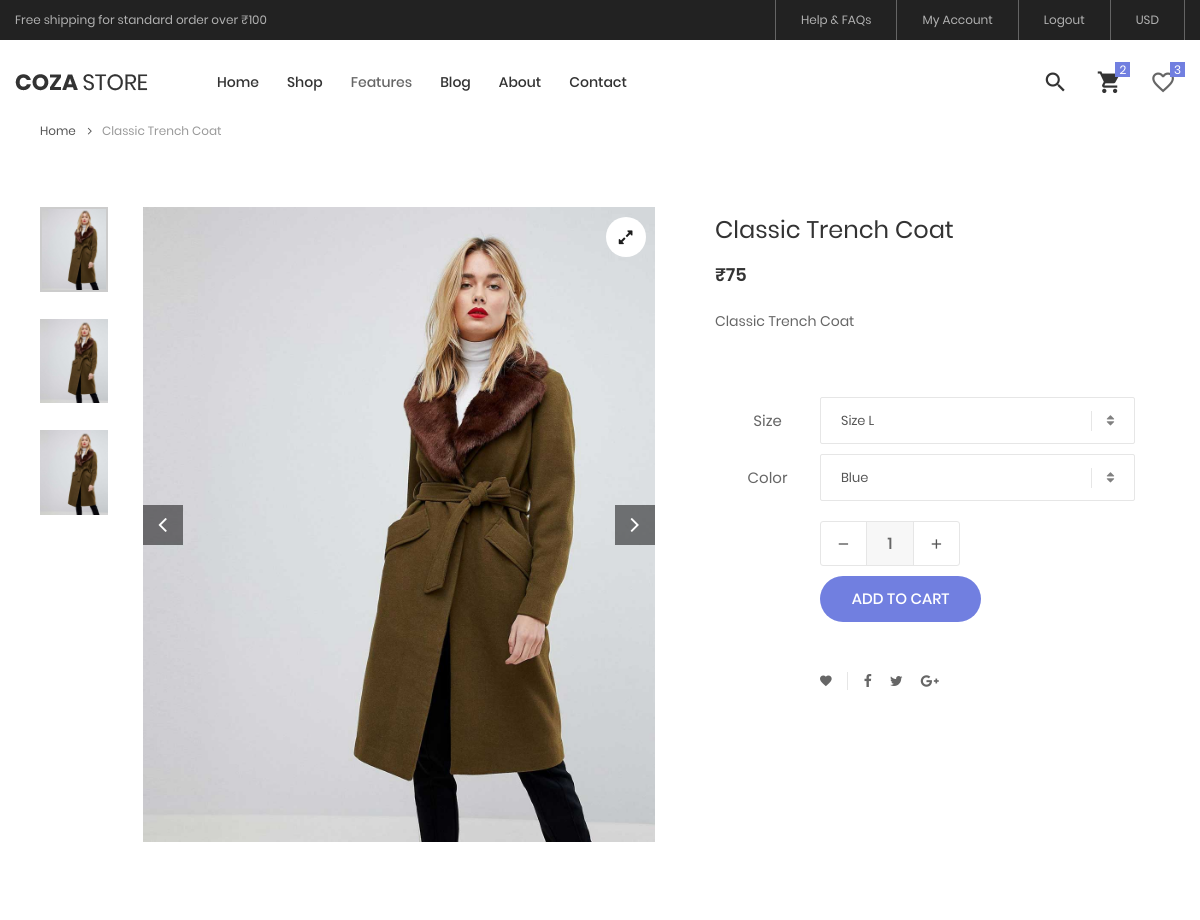
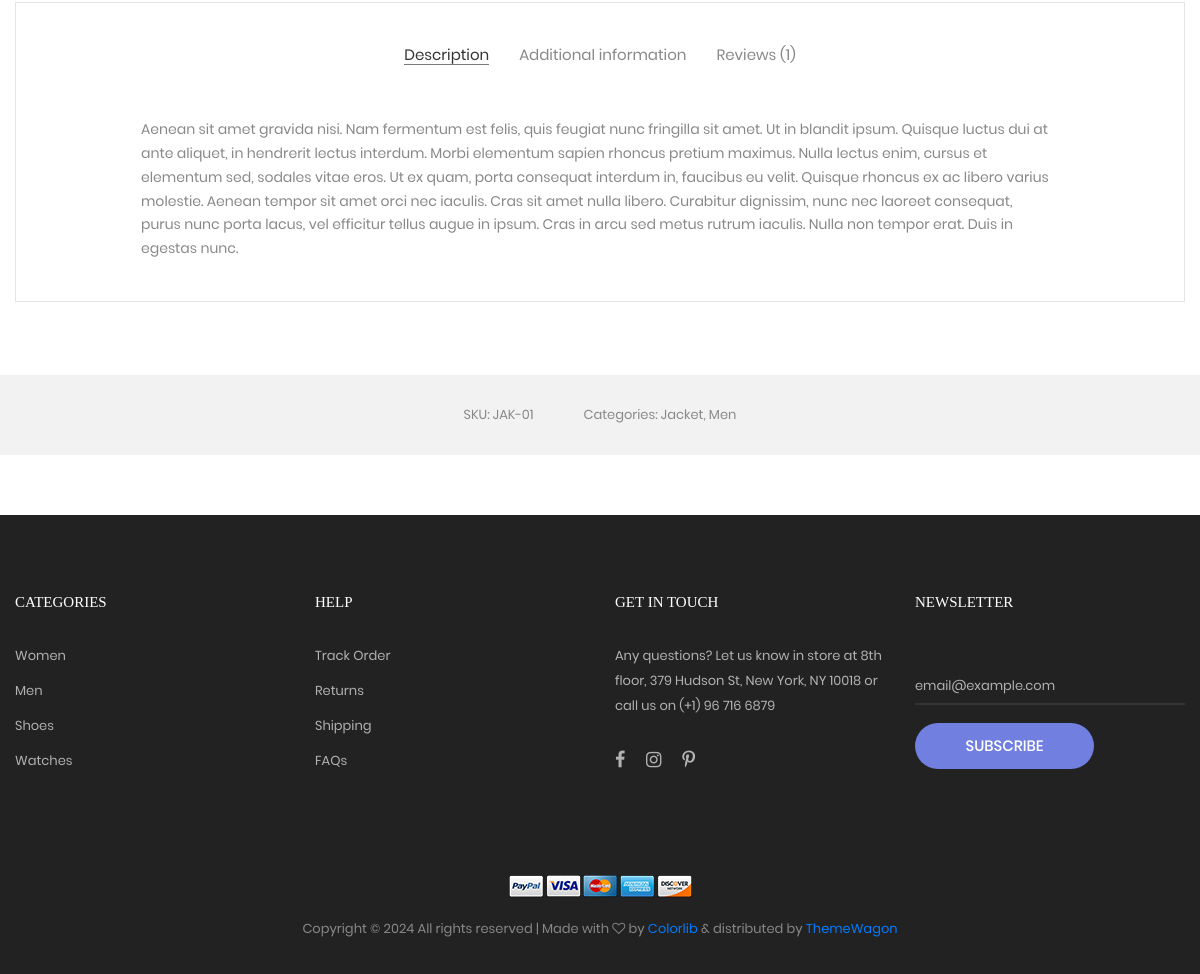
The page /product_detail/19 (signed in) on the database its author committed (2 pictures, top to bottom).
### my_app/models.py (models this page shows, shortened)
class products(models.Model):
    categories_id = models.ForeignKey(categories,on_delete=models.CASCADE,blank=True,null=True)
    color_id = models.ForeignKey(color,on_delete=models.CASCADE,blank=True,null=True)
    name = models.CharField(max_length=100, blank=True, null=True)
    quantity = models.IntegerField(default=1,blank=True, null=True)
    img = models.ImageField(upload_to="media", blank=True, null=True)
    color = models.ManyToManyField(color_cart,blank=True,null=True)
    size = models.ManyToManyField(size_cart,blank=True,null=True)
    price = models.IntegerField()
    description = models.TextField()

### my_app/views.py (the view)
# urls.py: path('product_detail/<int:id>',hv.product_detail, name='product_detail'),
def product_detail(request,id):
    uid = signup.objects.get(email=request.session['email'])
    get_cart_count = add_to_cart.objects.filter(user_id=uid).count()
    get_cart = add_to_cart.objects.filter(user_id=uid)
    get_wishlist_count = wish_list.objects.filter(user_id=uid).count()
    get_wishlist = wish_list.objects.filter(user_id = uid)
    get_prodduct = products.objects.get(id=id)
    size = get_prodduct.size.all()
    color = get_prodduct.color.all()
    context = {"get_product" : get_prodduct, "uid" : uid,"get_cart": get_cart,"color": color,"size": size,
               "get_cart_count": get_cart_count,"get_wishlist_count":get_wishlist_count, "get_wishlist": get_wishlist}
    return render(request, "product_detail.html",context)

### my_app/models.py (called while the page is built)
    def __str__(self) -> str:
        return self.name

    def __str__(self) -> str:
        return self.name

### my_app/templates/product_detail.html (shortened to what this page needs)
{% extends 'index.html' %}
{% load static %}
{% block content %}
		<div class="container p-t-50">
			<div class="bread-crumb flex-w p-l-25 p-r-15 p-t-30 p-lr-0-lg">
				<a href="{% url 'index' %}" class="stext-109 cl8 hov-cl1 trans-04">
					Home
					<i class="fa fa-angle-right m-l-9 m-r-10" aria-hidden="true"></i>
				</a>
	{% if get_product %}
			<span class="stext-109 cl4">
				{{get_product.name}}
			</span>
		</div>
	</div>
	<section class="sec-product-detail bg0 p-t-65 p-b-60">
		<div class="container">
			<div class="row">
				<div class="col-md-6 col-lg-7 p-b-30">
					<div class="p-l-25 p-r-30 p-lr-0-lg">
						<div class="wrap-slick3 flex-sb flex-w">
							<div class="wrap-slick3-dots"></div>
							<div class="slick3 gallery-lb">
								<div class="item-slick3" data-thumb="{{get_product.img.url}}">
									<div class="wrap-pic-w pos-relative">
										<img src="{{ get_product.img.url }}" alt="IMG-PRODUCT">
										<a class="flex-c-m size-108 how-pos1 bor0 fs-16 cl10 bg0 hov-btn3 trans-04" href="{{ get_product.img.url }}">
											<i class="fa fa-expand"></i>
										</a>
									</div>
								</div>
							</div>
						</div>
					</div>
				</div>
				<div class="col-md-6 col-lg-5 p-b-30">
					<div class="p-r-50 p-t-5 p-lr-0-lg">
						<h4 class="mtext-105 cl2 js-name-detail p-b-14">
							{{ get_product.name }}
						</h4>
						<span class="mtext-106 cl2">
							&#8377;{{get_product.price}}
						</span>
						<p class="stext-102 cl3 p-t-23">
							{{get_product.description}}
						</p>
						<form action="{% url 'add_cart' get_product.id %}" method="POST">
							<div class="p-t-33">
								<div class="flex-w flex-r-m p-b-10">
									<div class="size-203 flex-c-m respon6">
										Size
									</div>
									<div class="size-204 respon6-next">
										<div class="rs1-select2 bor8 bg0">
										</div>
									</div>
								</div>
								<div class="flex-w flex-r-m p-b-10">
									<div class="size-203 flex-c-m respon6">
										Color
									</div>
									<div class="size-204 respon6-next">
										<div class="rs1-select2 bor8 bg0">
										</div>
									</div>
								</div>
								<div class="flex-w flex-r-m p-b-10">
									<div class="size-204 flex-w flex-m respon6-next">
										<div class="wrap-num-product flex-w m-r-20 m-tb-10">
											<div class="btn-num-product-down cl8 hov-btn3 trans-04 flex-c-m">
												<i class="fs-16 zmdi zmdi-minus"></i>
											</div>
											<input class="mtext-104 cl3 txt-center num-product" type="number" name="num-product" value="1">
											<div class="btn-num-product-up cl8 hov-btn3 trans-04 flex-c-m">
												<i class="fs-16 zmdi zmdi-plus"></i>
											</div>
										</div>
										<button type="submit" class="flex-c-m stext-101 cl0 size-101 bg1 bor1 hov-btn1 p-lr-15 trans-04 js-addcart-detail">
											Add to cart
										</button>
									</div>
								</div>
							</div>
					    </form>
						<div class="flex-w flex-m p-l-100 p-t-40 respon7">
							<div class="flex-m bor9 p-r-10 m-r-11">
								<a href="#" class="fs-14 cl3 hov-cl1 trans-04 lh-10 p-lr-5 p-tb-2 js-addwish-detail tooltip100" data-tooltip="Add to Wishlist">
									<i class="zmdi zmdi-favorite"></i>
								</a>
							</div>
							<a href="#" class="fs-14 cl3 hov-cl1 trans-04 lh-10 p-lr-5 p-tb-2 m-r-8 tooltip100" data-tooltip="Facebook">
								<i class="fa fa-facebook"></i>
							</a>
							<a href="#" class="fs-14 cl3 hov-cl1 trans-04 lh-10 p-lr-5 p-tb-2 m-r-8 tooltip100" data-tooltip="Twitter">
								<i class="fa fa-twitter"></i>
							</a>
							<a href="#" class="fs-14 cl3 hov-cl1 trans-04 lh-10 p-lr-5 p-tb-2 m-r-8 tooltip100" data-tooltip="Google Plus">
								<i class="fa fa-google-plus"></i>
							</a>
						</div>
					</div>
				</div>
			</div>
			<div class="bor10 m-t-50 p-t-43 p-b-40">
				<div class="tab01">
					<ul class="nav nav-tabs" role="tablist">
						<li class="nav-item p-b-10">
							<a class="nav-link active" data-toggle="tab" href="#description" role="tab">Description</a>
						</li>
						<li class="nav-item p-b-10">
							<a class="nav-link" data-toggle="tab" href="#information" role="tab">Additional information</a>
						</li>
						<li class="nav-item p-b-10">
							<a class="nav-link" data-toggle="tab" href="#reviews" role="tab">Reviews (1)</a>
						</li>
					</ul>
					<div class="tab-content p-t-43">
						<div class="tab-pane fade show active" id="description" role="tabpanel">
							<div class="how-pos2 p-lr-15-md">
								<p class="stext-102 cl6">
									Aenean sit amet gravida nisi. Nam fermentum est felis, quis feugiat nunc fringilla sit amet. Ut in blandit ipsum. Quisque luctus dui at ante aliquet, in hendrerit lectus interdum. Morbi elementum sapien rhoncus pretium maximus. Nulla lectus enim, cursus et elementum sed, sodales vitae eros. Ut ex quam, porta consequat interdum in, faucibus eu velit. Quisque rhoncus ex ac libero varius molestie. Aenean tempor sit amet orci nec iaculis. Cras sit amet nulla libero. Curabitur dignissim, nunc nec laoreet consequat, purus nunc porta lacus, vel efficitur tellus augue in ipsum. Cras in arcu sed metus rutrum iaculis. Nulla non tempor erat. Duis in egestas nunc.
								</p>
							</div>
						</div>
					</div>
				</div>
			</div>
		</div>
		<div class="bg6 flex-c-m flex-w size-302 m-t-73 p-tb-15">
			<span class="stext-107 cl6 p-lr-25">
				SKU: JAK-01
			</span>
			<span class="stext-107 cl6 p-lr-25">
				Categories: Jacket, Men
			</span>
		</div>
	</section>
	{% endif %}
{% endblock %}

### my_app/static/css/main.css (style rules this page uses)
.container { max-width: 1380px; }
@media (max-width: 1600px) { .container { max-width: 1200px; } }
.slick-slide { outline: none !important; }
.wrap-slick3 { position: relative; }
.wrap-slick3-dots { width: 11.111111%; }
.slick3 { width: 83.333333%; }
.tab01 .nav-tabs { display: -webkit-box; display: -webkit-flex; display: -moz-box; display: -ms-flexbox; display: flex; flex-wrap: wrap; justify-content: center; align-items: center; border: none; }
.tab01 .nav-tabs .nav-item { margin: 0px 15px; }
.tab01 .nav-link { font-family: Poppins-Regular; font-size: 15px; color: #888; line-height: 1.2; padding: 0; border-radius: 0px; border: none; border-bottom: 1px solid transparent; -webkit-transition: all 0.4s; -o-transition: all 0.4s; -moz-transition: all 0.4s; transition: all 0.4s; }
.tab01 .nav-link.active { color: #333; border-color: #797979; }
.wrap-num-product { width: 140px; height: 45px; border: 1px solid #e6e6e6; border-radius: 3px; overflow: hidden; }
.btn-num-product-up, .btn-num-product-down { width: 45px; height: 100%; cursor: pointer; }
.num-product { width: calc(100% - 90px); height: 100%; border-left: 1px solid #e6e6e6; border-right: 1px solid #e6e6e6; background-color: #f7f7f7; }
input.num-product { -moz-appearance: textfield; appearance: none; -webkit-appearance: none; }
.tooltip100 { position: relative; }
.tooltip100::after { content: attr(data-tooltip); font-family: Poppins-Regular; font-size: 12px; color: #888; line-height: 18px; white-space: nowrap; display: block; position: absolute; background: #fff; border: 1px solid #ccc; height: 20px; padding: 0px 8px; top: -35px; left: 50%; -webkit-transform: translateX(-50%); -moz-transform: translateX(-50%); -ms-transform: translateX(-50%); -o-transform: translateX(-50%); transform: translateX(-50%); box-shadow: 0 3px 6px 0px rgba(0,0,0,0.18); -moz-box-shadow: 0 3px 6px 0px rgba(0,0,0,0.18); -webkit-box-shadow: 0 3px 6px 0px rgba(0,0,0,0.18); -o-box-shadow: 0 3px 6px 0px rgba(0,0,0,0.18); -ms-box-shadow: 0 3px 6px 0px rgba(0,0,0,0.18); -webkit-transition: all 0.2s; -o-transition: all 0.2s; -moz-transition: all 0.2s; transition: all 0.2s; visibility: hidden; opacity: 0; }
.cl0 { color: #fff; }
.cl2 { color: #333; }
.cl3 { color: #666; }
.cl4 { color: #999; }
.cl6 { color: #888; }
.cl8 { color: #555; }
.cl10 { color: #1d1d1d; }
.stext-101 { font-family: Poppins-Medium; font-size: 15px; line-height: 1.466667; text-transform: uppercase; }
.stext-102 { font-family: Poppins-Regular; font-size: 14px; line-height: 1.7; }
.stext-107 { font-family: Poppins-Regular; font-size: 13px; line-height: 1.923; }
.stext-109 { font-family: Poppins-Regular; font-size: 12px; line-height: 1.833333; }
.mtext-104 { font-family: Poppins-Medium; font-size: 16px; line-height: 1.6; }
.mtext-105 { font-family: Poppins-Regular; font-size: 24px; line-height: 1.5; }
.mtext-106 { font-family: Poppins-SemiBold; font-size: 18px; line-height: 1.388888; }
.size-101 { min-width: 161px; height: 46px; }
.size-108 { width: 40px; height: 40px; }
.size-203 { width: 105px; }
.size-204 { width: calc(100% - 105px); }
.size-302 { min-height: 80px; }
.bg0 { background-color: #fff; }
.bg1 { background-color: #717fe0; }
.bg6 { background-color: #f2f2f2; }
.bor0 { border-radius: 50%; }
.bor1 { border-radius: 23px; }
.bor8 { border: 1px solid #e6e6e6; border-radius: 2px; }
.bor9 { border-right: 1px solid #e6e6e6; }
.bor10 { border: 1px solid #e6e6e6; }
.how-pos1 { position: absolute; top: 10px; right: 10px; }
.how-pos2 { padding-left: 10.7%; padding-right: 11%; }

### my_app/static/css/login.css (style rules this page uses)
* { margin: 0; padding: 0; box-sizing: border-box; font-family: 'Poppins', sans-serif; }
form { margin-top: 30px; }

### rows shown on the page
products: name "Classic Trench Coat", img (picture), price "75", description "Classic Trench Coat"
